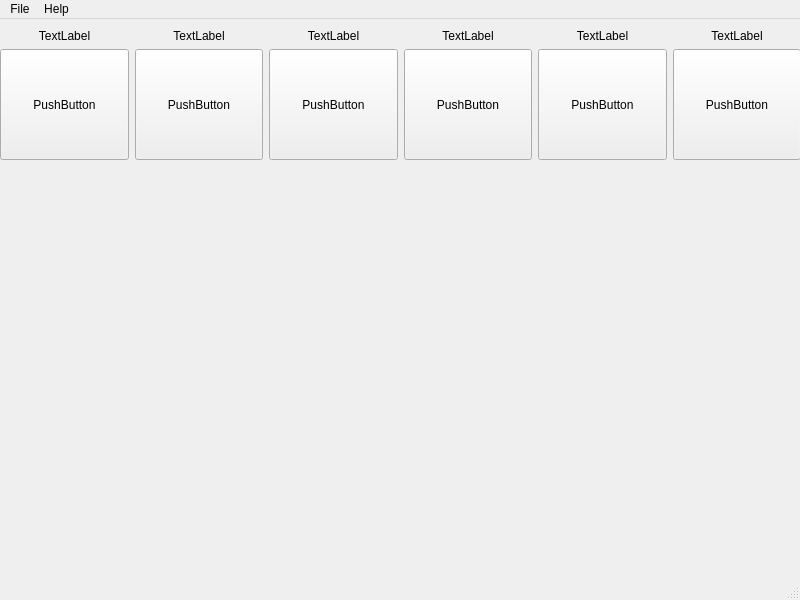
<?xml version="1.0" encoding="UTF-8"?>
<ui version="4.0">
 <class>MainWindow</class>
 <widget class="QMainWindow" name="MainWindow">
  <property name="geometry">
   <rect>
    <x>0</x>
    <y>0</y>
    <width>800</width>
    <height>600</height>
   </rect>
  </property>
  <property name="windowTitle">
   <string>MainWindow</string>
  </property>
  <widget class="QWidget" name="centralwidget">
   <widget class="QWidget" name="verticalLayoutWidget_2">
    <property name="geometry">
     <rect>
      <x>0</x>
      <y>0</y>
      <width>801</width>
      <height>141</height>
     </rect>
    </property>
    <layout class="QVBoxLayout" name="verticalLayout_2">
     <item>
      <spacer name="verticalSpacer">
       <property name="orientation">
        <enum>Qt::Vertical</enum>
       </property>
       <property name="sizeType">
        <enum>QSizePolicy::Fixed</enum>
       </property>
       <property name="sizeHint" stdset="0">
        <size>
         <width>20</width>
         <height>10</height>
        </size>
       </property>
      </spacer>
     </item>
     <item>
      <layout class="QHBoxLayout" name="horizontalLayout_2">
       <item>
        <widget class="QLabel" name="label">
         <property name="sizePolicy">
          <sizepolicy hsizetype="Preferred" vsizetype="Minimum">
           <horstretch>0</horstretch>
           <verstretch>0</verstretch>
          </sizepolicy>
         </property>
         <property name="text">
          <string>TextLabel</string>
         </property>
         <property name="alignment">
          <set>Qt::AlignCenter</set>
         </property>
        </widget>
       </item>
       <item>
        <widget class="QLabel" name="label_2">
         <property name="text">
          <string>TextLabel</string>
         </property>
         <property name="alignment">
          <set>Qt::AlignCenter</set>
         </property>
        </widget>
       </item>
       <item>
        <widget class="QLabel" name="label_3">
         <property name="text">
          <string>TextLabel</string>
         </property>
         <property name="alignment">
          <set>Qt::AlignCenter</set>
         </property>
        </widget>
       </item>
       <item>
        <widget class="QLabel" name="label_4">
         <property name="text">
          <string>TextLabel</string>
         </property>
         <property name="alignment">
          <set>Qt::AlignCenter</set>
         </property>
        </widget>
       </item>
       <item>
        <widget class="QLabel" name="label_5">
         <property name="text">
          <string>TextLabel</string>
         </property>
         <property name="alignment">
          <set>Qt::AlignCenter</set>
         </property>
        </widget>
       </item>
       <item>
        <widget class="QLabel" name="label_6">
         <property name="text">
          <string>TextLabel</string>
         </property>
         <property name="alignment">
          <set>Qt::AlignCenter</set>
         </property>
        </widget>
       </item>
      </layout>
     </item>
     <item>
      <layout class="QHBoxLayout" name="horizontalLayout">
       <item>
        <widget class="QPushButton" name="pushButton_5">
         <property name="sizePolicy">
          <sizepolicy hsizetype="Minimum" vsizetype="Expanding">
           <horstretch>0</horstretch>
           <verstretch>0</verstretch>
          </sizepolicy>
         </property>
         <property name="text">
          <string>PushButton</string>
         </property>
        </widget>
       </item>
       <item>
        <widget class="QPushButton" name="pushButton">
         <property name="sizePolicy">
          <sizepolicy hsizetype="Minimum" vsizetype="Expanding">
           <horstretch>0</horstretch>
           <verstretch>0</verstretch>
          </sizepolicy>
         </property>
         <property name="text">
          <string>PushButton</string>
         </property>
        </widget>
       </item>
       <item>
        <widget class="QPushButton" name="pushButton_2">
         <property name="sizePolicy">
          <sizepolicy hsizetype="Minimum" vsizetype="Expanding">
           <horstretch>0</horstretch>
           <verstretch>0</verstretch>
          </sizepolicy>
         </property>
         <property name="text">
          <string>PushButton</string>
         </property>
        </widget>
       </item>
       <item>
        <widget class="QPushButton" name="pushButton_3">
         <property name="sizePolicy">
          <sizepolicy hsizetype="Minimum" vsizetype="Expanding">
           <horstretch>0</horstretch>
           <verstretch>0</verstretch>
          </sizepolicy>
         </property>
         <property name="text">
          <string>PushButton</string>
         </property>
        </widget>
       </item>
       <item>
        <widget class="QPushButton" name="pushButton_4">
         <property name="sizePolicy">
          <sizepolicy hsizetype="Minimum" vsizetype="Expanding">
           <horstretch>0</horstretch>
           <verstretch>0</verstretch>
          </sizepolicy>
         </property>
         <property name="text">
          <string>PushButton</string>
         </property>
        </widget>
       </item>
       <item>
        <widget class="QPushButton" name="pushButton_6">
         <property name="sizePolicy">
          <sizepolicy hsizetype="Minimum" vsizetype="Expanding">
           <horstretch>0</horstretch>
           <verstretch>0</verstretch>
          </sizepolicy>
         </property>
         <property name="text">
          <string>PushButton</string>
         </property>
        </widget>
       </item>
      </layout>
     </item>
    </layout>
   </widget>
  </widget>
  <widget class="QMenuBar" name="menubar">
   <property name="geometry">
    <rect>
     <x>0</x>
     <y>0</y>
     <width>800</width>
     <height>22</height>
    </rect>
   </property>
   <widget class="QMenu" name="menuFile">
    <property name="title">
     <string>File</string>
    </property>
   </widget>
   <widget class="QMenu" name="menuHelp">
    <property name="title">
     <string>Help</string>
    </property>
   </widget>
   <addaction name="menuFile"/>
   <addaction name="menuHelp"/>
  </widget>
  <widget class="QStatusBar" name="statusbar"/>
 </widget>
 <resources/>
 <connections/>
</ui>
